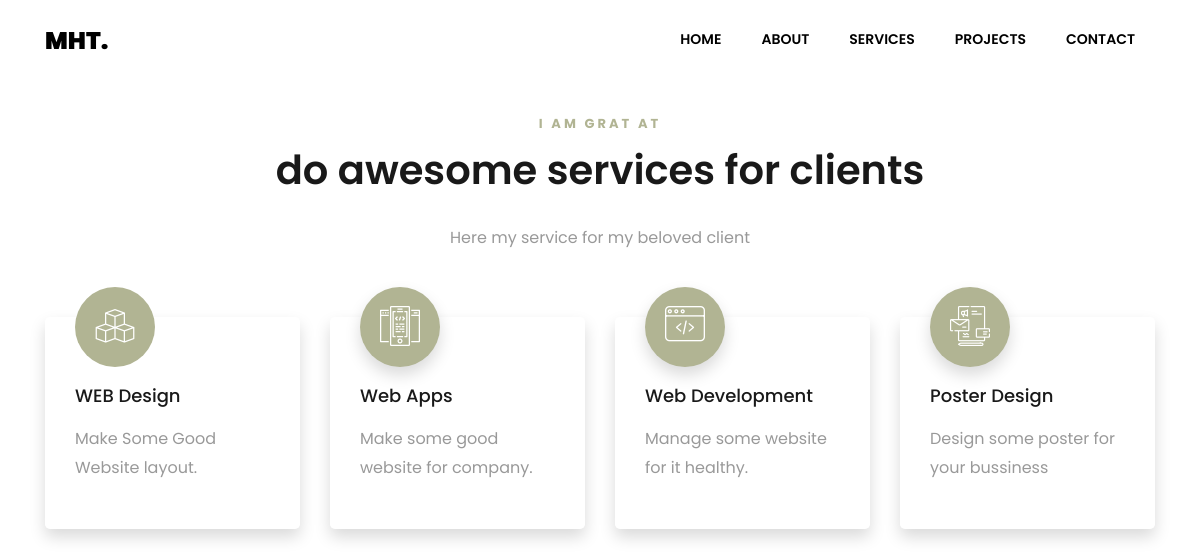
/services.php, run on the app's committed database.
### tables this page shows
CREATE TABLE `services` (
  `id` int NOT NULL,
  `title` text NOT NULL,
  `text` text NOT NULL
);

### inc/fungsi.php (called while the page is built, shortened)
<?php
include("inc/koneksi.php");
function titleServices($id_titleServices)
{
    global $koneksi;
    $data = mysqli_query($koneksi, "SELECT * FROM services WHERE id='$id_titleServices'");
    $row = mysqli_fetch_assoc($data);
    $text = $row['title'];
    return $text;
}
function textServices($id_textServices)
{
    global $koneksi;
    $data = mysqli_query($koneksi, "SELECT * FROM services WHERE id='$id_textServices'");
    $row = mysqli_fetch_assoc($data);
    $text = $row['text'];
    return $text;
}

### services.php (the view, shortened to what this page needs)
<?php
include_once("inc/fungsi.php");
?>
<!DOCTYPE html>
<html lang="en">
<head>
    <link rel="stylesheet" href="https://stackpath.bootstrapcdn.com/font-awesome/4.7.0/css/font-awesome.min.css">
    <link rel="stylesheet" href="css/animate.css">
    <link rel="stylesheet" href="css/owl.carousel.min.css">
    <link rel="stylesheet" href="css/owl.theme.default.min.css">
    <link rel="stylesheet" href="css/magnific-popup.css">
    <link rel="stylesheet" href="css/flaticon.css">
    <link rel="stylesheet" href="css/style.css">
</head>
<body data-spy="scroll" data-target=".site-navbar-target" data-offset="300">
    <nav class="navbar navbar-expand-lg navbar-dark ftco_navbar bg-dark ftco-navbar-light site-navbar-target" id="ftco-navbar">
        <div class="container">
            <a class="navbar-brand" href="index.html">MHT<span>.</span></a>
            <div class="collapse navbar-collapse" id="ftco-nav">
                <ul class="navbar-nav nav ml-auto">
                    <li class="nav-item"><a href="home.php" class="nav-link"><span>Home</span></a></li>
                    <li class="nav-item"><a href="about.php" class="nav-link"><span>About</span></a></li>
                    <li class="nav-item"><a href="services.php" class="nav-link"><span>Services</span></a></li>
                    <li class="nav-item"><a href="projects.php" class="nav-link"><span>Projects</span></a></li>
                    <li class="nav-item"><a href="contact.php" class="nav-link"><span>Contact</span></a></li>
                </ul>
            </div>
        </div>
    </nav>
    <section class="ftco-section" id="services-section">
        <div class="container">
            <div class="row justify-content-center">
                <div class="col-md-12 heading-section text-center ftco-animate mb-5">
                    <span class="subheading">I am grat at</span>
                    <h2 class="mb-4">do awesome services for clients</h2>
                    <p>Here my service for my beloved client</p>
                </div>
            </div>
            <div class="row">
                <div class="col-md-6 col-lg-3">
                    <div class="media block-6 services d-block bg-white rounded-lg shadow ftco-animate">
                        <div class="icon d-flex align-items-center justify-content-center"><span class="flaticon-3d-design"></span></div>
                        <div class="media-body">
                            <h3 class="heading mb-3"><?php echo titleServices(1); ?></h3>
                            <p><?php echo textServices(1); ?></p>
                        </div>
                    </div>
                </div>
                <div class="col-md-6 col-lg-3">
                    <div class="media block-6 services d-block bg-white rounded-lg shadow ftco-animate">
                        <div class="icon shadow d-flex align-items-center justify-content-center"><span class="flaticon-app-development"></span></div>
                        <div class="media-body">
                            <h3 class="heading mb-3"><?php echo titleServices(2); ?></h3>
                            <p><?php echo textServices(2); ?></p>
                        </div>
                    </div>
                </div>
                <div class="col-md-6 col-lg-3">
                    <div class="media block-6 services d-block bg-white rounded-lg shadow ftco-animate">
                        <div class="icon shadow d-flex align-items-center justify-content-center"><span class="flaticon-web-programming"></span></div>
                        <div class="media-body">
                            <h3 class="heading mb-3"><?php echo titleServices(3); ?></h3>
                            <p><?php echo textServices(3); ?></p>
                        </div>
                    </div>
                </div>
                <div class="col-md-6 col-lg-3">
                    <div class="media block-6 services d-block bg-white rounded-lg shadow ftco-animate">
                        <div class="icon shadow d-flex align-items-center justify-content-center"><span class="flaticon-branding"></span></div>
                        <div class="media-body">
                            <h3 class="heading mb-3"><?php echo titleServices(4); ?></h3>
                            <p><?php echo textServices(4); ?></p>
                        </div>
                    </div>
                </div>
            </div>
        </div>
    </section>
</body>
</html>

### data on the page
services: title "WEB Design", text "Make Some Good Website layout."
services: title "Web Apps", text "Make some good website for company."
services: title "Web Development", text "Manage some website for it healthy."
services: title "Poster Design", text "Design some poster for your bussiness"
